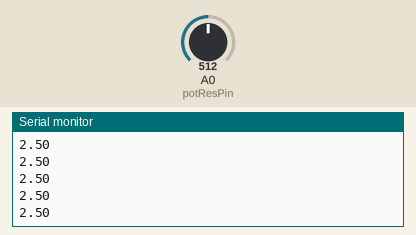
A sketch run on a simulated Arduino Uno, built with avr-gcc and run on an emulated ATmega328P. Shown: the last lines printed to the serial monitor. The inputs (shaded band) are chosen by the test bench; at power-on: A0 (potResPin) = 512.

Above: at 1.2 s.
1.3 s: A0 (potResPin) set to 716
At 1.9 s:
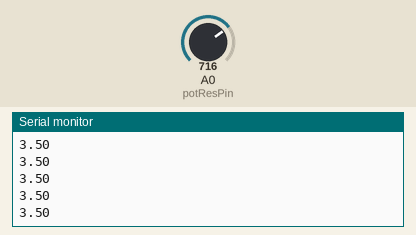
2.8 s: A0 (potResPin) set to 900
At 3.5 s:
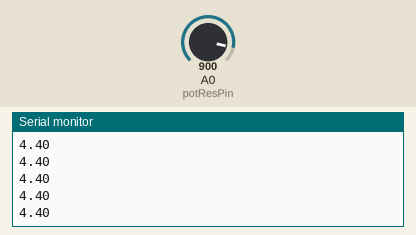
Timing chart, 0 to 5.8 s (numbered marks = the images above; inputs shaded):
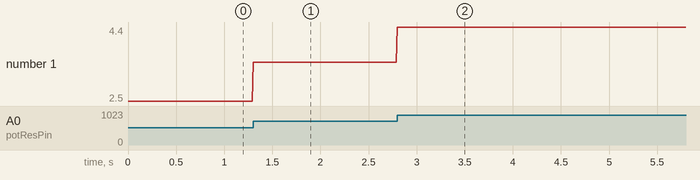

The sketch:

2c.ino
```cpp
//
// Oppgave 2 c)
//

// Static pins
const int potResPin = A0;


// changable values
int value = 0;
float volt = 0;

void setup() {
  // Start serial
  Serial.begin(9600);
}

void loop() {
  // Read value from pot
  value = analogRead(potResPin);

  // Transform value to volt
  volt = value * (5.0/1023.0);

  // Print value to serial on new line
  Serial.println(volt);

  // Delay a bit to help simulator
  delay(10);
}

/*
Et potmeter varierer en motstand mellom de ytre pinene og midtpinnen, i dette tilfelle så måler
vi spenningsfallet over motstanden som legges mellom den midterste pinnen og jord
*/
```

Measured:
- after the input at 1.3 s, the serial monitor: prints a new line at once (image 1)
- after the input at 2.8 s, the serial monitor: prints a new line at once (image 2)
- plotted number 1: 2.5 → 3.5 after the input at 1.3 s, 3.5 → 4.4 after the input at 2.8 s
